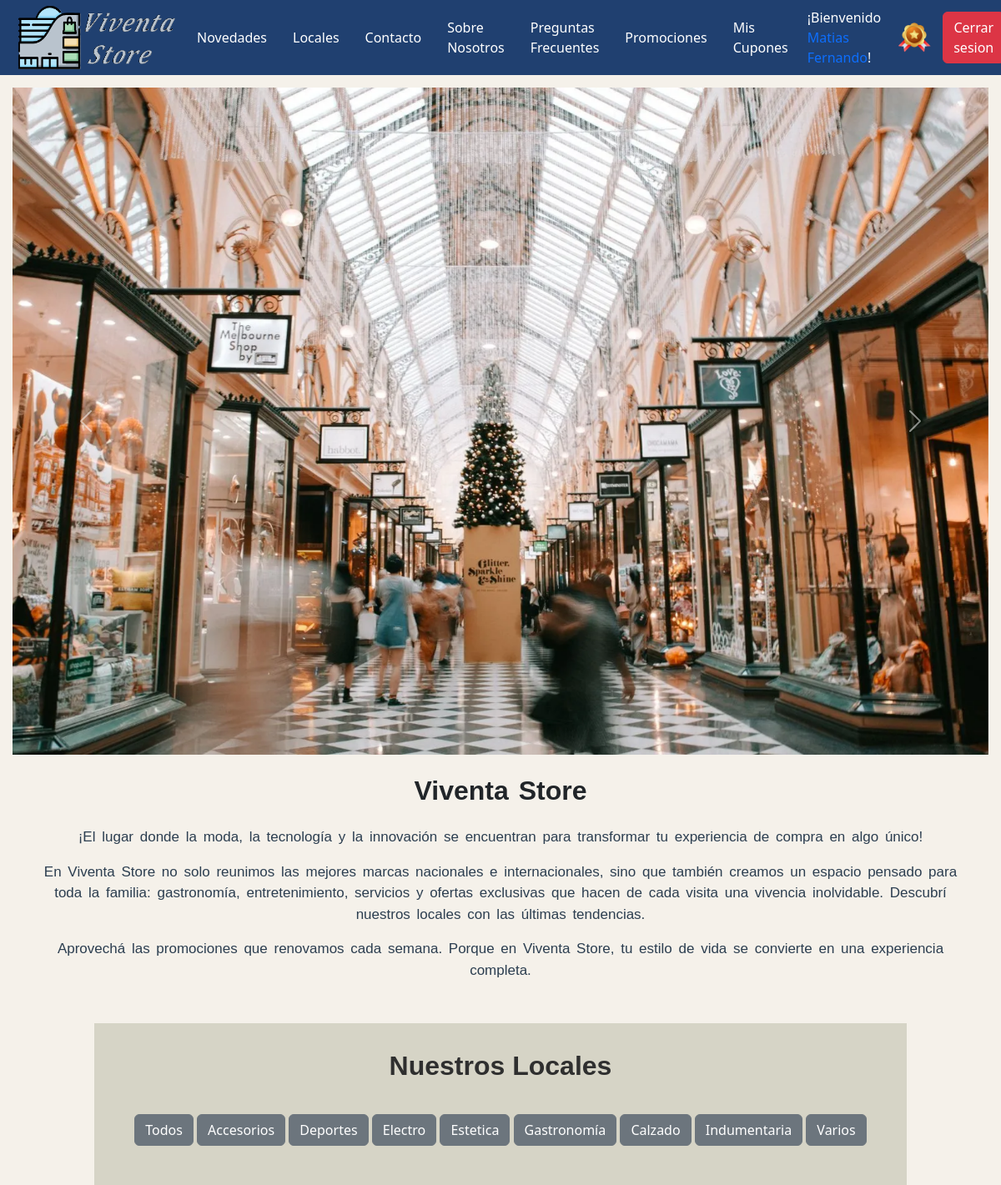
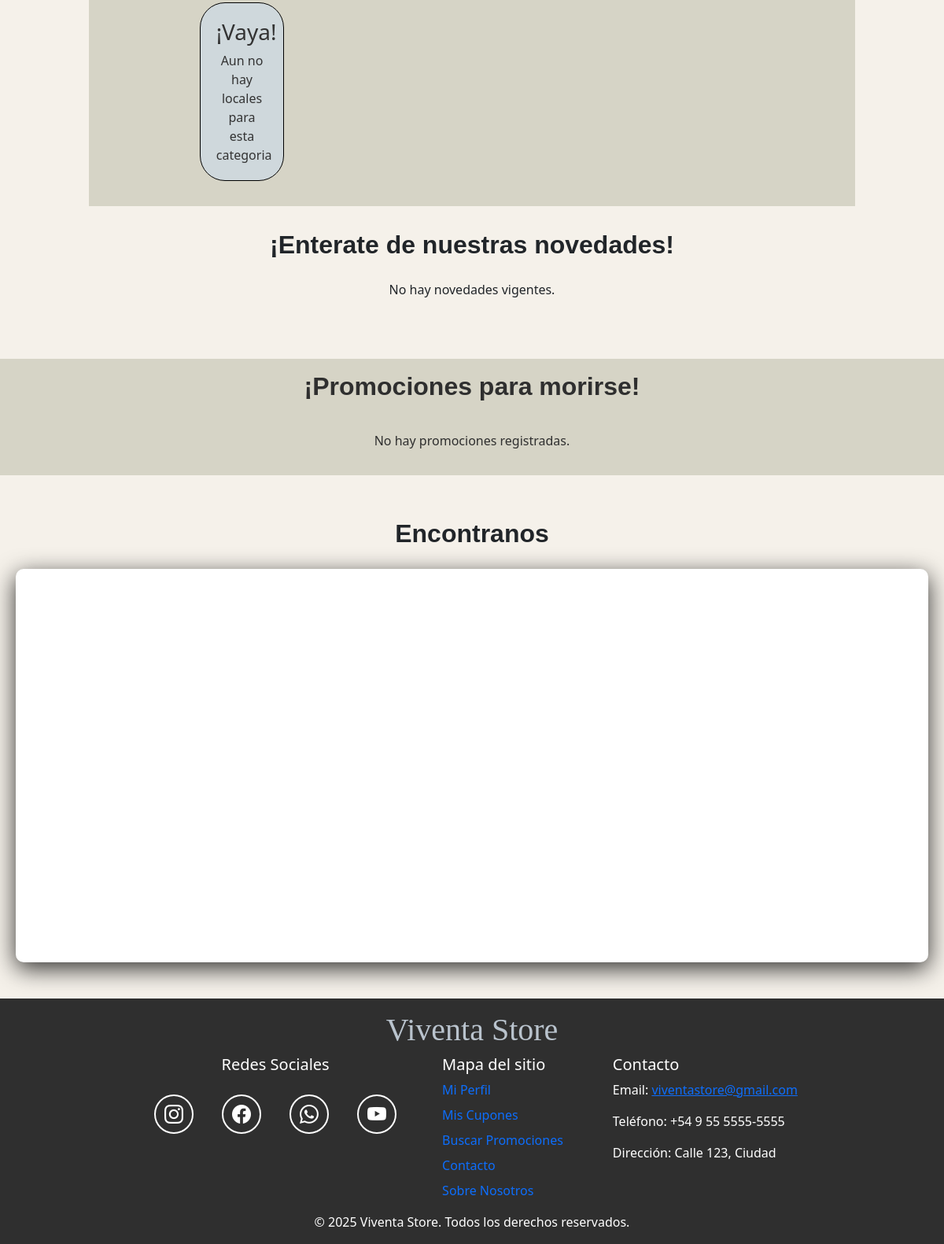
/Principal/Index.php (signed in), run on the app's committed database (2 pictures, top to bottom).
### tables this page shows
CREATE TABLE `usuario` (
  `cod_usuario` int(11) NOT NULL AUTO_INCREMENT,
  `email` varchar(50) NOT NULL,
  `clave` varchar(255) NOT NULL,
  `nombre_usuario` varchar(30) NOT NULL,
  PRIMARY KEY (`cod_usuario`)
);

CREATE TABLE `cliente` (
  `cod_usuario` int(11) NOT NULL,
  `categoria_cliente` varchar(10) NOT NULL,
  `confirmado` tinyint(1) NOT NULL,
  `token_confirmacion` varchar(255) NOT NULL,
  PRIMARY KEY (`cod_usuario`),
  CONSTRAINT `cliente_ibfk_1` FOREIGN KEY (`cod_usuario`) REFERENCES `usuario` (`cod_usuario`) ON DELETE CASCADE ON UPDATE CASCADE
);

### Includes/funciones.php (called while the page is built, shortened)
<?php
function consultaSQL($sql_consulta)
{
    include("conexion.inc");
    $resultados = mysqli_query($link, $sql_consulta);
    return $resultados;
}

### Principal/Index.php (the view, shortened to what this page needs)
<?php
include_once("../Includes/funciones.php");
$folder = "Principal";
$pestaña = "Inicio";
?>
<!DOCTYPE html>
<html lang="es">
<head>
  <?php include("../Includes/head.php"); ?>
</head>
<body>
  <header>
    <?php include("../Includes/header.php"); ?>
  </header>
  <main aria-label="Contenido principal">
    <section class="presentacion" aria-label="Presentación Viventa Store">
      <div id="carouselExampleAutoplaying" class="carousel slide presentacion-carrousel" data-bs-ride="carousel" data-bs-pause="false" aria-label="Carrusel de imágenes de presentación">
        <div class="carousel-inner">
          <div class="carousel-item carousel-item-presentacion active">
            <img src="../Imagenes/Carrusel1.png" class="d-block w-100" alt="Imagen del shopping 1" />
          </div>
        </div>
        <button class="carousel-control-prev" type="button" data-bs-target="#carouselExampleAutoplaying" data-bs-slide="prev" aria-label="Imagen anterior"><span class="carousel-control-prev-icon" aria-hidden="true"></span><span class="visually-hidden">Previous</span></button>
        <button class="carousel-control-next" type="button" data-bs-target="#carouselExampleAutoplaying" data-bs-slide="next" aria-label="Imagen siguiente"><span class="carousel-control-next-icon" aria-hidden="true"></span><span class="visually-hidden">Next</span></button>
      </div>
      <div class="container descripcion-presentacion">
        <h2 class="mb-4 seccion-titulo"><strong>Viventa Store</strong></h2>
        <p class="mb-3">
          ¡El lugar donde la moda, la tecnología y la innovación se encuentran
          para transformar tu experiencia de compra en algo único!
        </p>
        <p class="mb-3">
          En Viventa Store no solo reunimos las mejores marcas nacionales e
          internacionales, sino que también creamos un espacio pensado para
          toda la familia: gastronomía, entretenimiento, servicios y ofertas
          exclusivas que hacen de cada visita una vivencia inolvidable.
          Descubrí nuestros locales con las últimas tendencias.
        </p>
        <p class="mb-3">
          Aprovechá las promociones que renovamos cada semana. Porque en
          Viventa Store, tu estilo de vida se convierte en una experiencia
          completa.
        </p>
      </div>
    </section>
    <section id="locales" class="locales seccion-oscura" aria-label="Locales">
      <h2 class="seccion-titulo"><strong>Nuestros Locales</strong></h2>
      <div class="container categoria-botones text-center">
        <form id="categorias" method="POST" action="filtrarLocales.php" class="d-inline" aria-label="Filtrar locales por categoría">
          <button type="submit" name="categoria" value="Todos" class="btn btn-secondary" aria-label="Ver todos los locales">Todos</button>
          <button type="submit" name="categoria" value="Accesorios" class="btn btn-secondary" aria-label="Ver locales de Accesorios">Accesorios</button>
          <button type="submit" name="categoria" value="Deportes" class="btn btn-secondary" aria-label="Ver locales de Deportes">Deportes</button>
          <button type="submit" name="categoria" value="Electro" class="btn btn-secondary" aria-label="Ver locales de Electro">Electro</button>
          <button type="submit" name="categoria" value="Estetica" class="btn btn-secondary" aria-label="Ver locales de Estética">Estetica</button>
          <button type="submit" name="categoria" value="Gastronomía" class="btn btn-secondary" aria-label="Ver locales de Gastronomía">Gastronomía</button>
          <button type="submit" name="categoria" value="Calzado" class="btn btn-secondary" aria-label="Ver locales de Calzado">Calzado</button>
          <button type="submit" name="categoria" value="Indumentaria" class="btn btn-secondary" aria-label="Ver locales de Indumentaria">Indumentaria</button>
          <button type="submit" name="categoria" value="Varios" class="btn btn-secondary" aria-label="Ver locales de Varios">Varios</button>
        </form>
      </div>
      <div class="container-fluid">
        <div id="locales-iniciales">
          <div class="row row-cols-1 row-cols-md-2 row-cols-lg-3 g-4">
            <?php
            $result =  consultaSQL("SELECT foto_local, nombre_local, rubro_local, ubicacion_local FROM locales");
            if ($result->num_rows > 0):
              while ($row = $result->fetch_assoc()):
                $imagenLocal = $row['foto_local'];
                $nombre_local = $row['nombre_local']; ?>
                <div class="col">
                  <div class="promocion-index">
                    <img src="../<?= $imagenLocal ?>" alt="Imagen de local <?= $nombre_local ?>" />
                    <div class="overlay">
                      <p><?= $nombre_local ?></p>
                    </div>
                  </div>
                </div>
              <?php endwhile; ?>
            <?php else: ?>
              <div class="col-12">
                <div class="notificacion-no-promociones">
                  <h3>¡Vaya!</h3>
                  <p style="margin: 0;">Aun no hay locales para esta categoria</p>
                </div>
              </div>
            <?php endif; ?>
          </div>
        </div>
      </div>
    </section>
    <section id="novedades" class="novedades" aria-label="Novedades">
      <h2 class="seccion-titulo"><strong>¡Enterate de nuestras novedades!</strong></h2>
      <?php
      $novedades = [];
      ?>
      <?php if (!empty($novedades)): ?>
        <div id="carouselExampleIndicators" class="carousel slide shadow-sm" data-bs-ride="carousel">
          <div class="carousel-indicators">
            <?php foreach ($novedades as $index => $novedad): ?>
              <button type="button"
                data-bs-target="#carouselExampleIndicators"
                data-bs-slide-to="<?= $index ?>"
                class="<?= $index === 0 ? 'active' : '' ?>"
                aria-current="<?= $index === 0 ? 'true' : 'false' ?>"
                aria-label="Slide <?= $index + 1 ?>">
              </button>
            <?php endforeach; ?>
          </div>
          <div class="carousel-inner">
            <?php foreach ($novedades as $index => $novedad): ?>
              <div class="carousel-item <?= $index === 0 ? 'active' : '' ?> carousel-item-novedades">
                <img src="../<?= $novedad['foto_novedad'] ?>" class="d-block w-100" alt="Imagen de novedad: <?= htmlspecialchars($novedad['texto_novedad']) ?>" />
              </div>
            <?php endforeach; ?>
          </div>
          <button class="carousel-control-prev" type="button" data-bs-target="#carouselExampleIndicators" data-bs-slide="prev">
            <span class="carousel-control-prev-icon" aria-hidden="true"></span>
            <span class="visually-hidden">Anterior</span>
          </button>
          <button class="carousel-control-next" type="button" data-bs-target="#carouselExampleIndicators" data-bs-slide="next">
            <span class="carousel-control-next-icon" aria-hidden="true"></span>
            <span class="visually-hidden">Siguiente</span>
          </button>
        </div>
      <?php else: ?>
        <p class="text-center mt-3">No hay novedades vigentes.</p>
      <?php endif; ?>
    </section>
    <section id="promociones" class="promociones seccion-oscura" aria-label="Promociones">
      <h2 class="seccion-titulo"><strong>¡Promociones para morirse!</strong></h2>
      <div class="container text-center proyectos-contenedor">
        <div class="row">
          <?php
          if (isset($_SESSION['categoria_cliente'])) {
            $result =  consultaSQL("SELECT texto_promocion, foto_promocion, cod_local FROM promociones where categoria_cliente='{$_SESSION['categoria_cliente']}'");
          } else {
            $result =  consultaSQL("SELECT texto_promocion, foto_promocion, cod_local FROM promociones ");
          }
          $cantidad = 0; ?>
          <?php if ($result->num_rows > 0): ?>
            <?php while ($row = $result->fetch_assoc()):  ?>
              <?php if ($cantidad < 6): ?>
                <?php $texto_promocion = $row['texto_promocion'];
                $foto_promocion = $row['foto_promocion'];
                $cantidad = $cantidad + 1; ?>
                <div class="col-12 col-md-6 col-lg-4 mb-4">
                  <div class="promocion-index">
                    <img alt="Imagen de promoción: <?= $texto_promocion ?>" />
                    <div class="overlay">
                      <p><?= $texto_promocion ?></p>
                    </div>
                  </div>
                </div>
              <?php endif; ?>
            <?php endwhile; ?>
          <?php else: ?>
            <p>No hay promociones registradas.</p>
          <?php endif; ?>
        </div>
      </div>
    </section>
  </main>
  <section class="mapa-google" aria-label="Ubicación en Google Maps">
    <h2 class="seccion-titulo"><strong>Encontranos </strong></h2>
    <div class="mapa-container"><iframe src="https://www.google.com/maps/embed?pb=!1m18!1m12!1m3!1d3593.617347374075!2d-80.263616524057!3d25.750164909080794!2m3!1f0!2f0!3f0!3m2!1i1024!2i768!4f13.1!3m3!1m2!1s0x88d9ba2ed5cfe615%3A0xad638083c8eb0c89!2sViventa%20Miami!5e0!3m2!1ses-419!2sar!4v1750373072030!5m2!1ses-419!2sar" width="100%" height="100%" style="border: 0" allowfullscreen="" loading="lazy" title="Mapa de Viventa Store"></iframe></div>
  </section>
  <footer class="seccion-footer d-flex flex-column justify-content-center align-items-center pt-3">
    <?php include("../Includes/footer.php") ?>
  </footer>
</body>
</html>

### Includes/header.php (shortened to what this page needs)
<?php
include_once("funciones.php");
if (isset($_SESSION['tipo_usuario']) && isset($_SESSION['cod_usuario'])) {
  $tipo_usuario = $_SESSION['tipo_usuario'];
  $estaLogueado = "logueado";
  $cod_usuario = $_SESSION['cod_usuario'];
  $res = consultaSQL("SELECT nombre_usuario FROM usuario WHERE cod_usuario = '$cod_usuario'");
  $row = mysqli_fetch_assoc($res);
  $vnombre_usuario = $row['nombre_usuario'] ?? '';
  if ($_SESSION['tipo_usuario'] == "cliente") {
    $res = consultaSQL("SELECT categoria_cliente FROM cliente WHERE cod_usuario = '$cod_usuario'");
    $row = mysqli_fetch_assoc($res);
    $categoria_cliente = $row['categoria_cliente'] ?? '';
  }
} else {
  $estaLogueado = "noLogueado";
}
if ($folder == "Administrador" or $folder == "Cliente" or $folder == "Dueño" or $folder == "Principal") {
  $rutaSalirCarpeta = "..";
} else {
  $rutaSalirCarpeta = ".";
}
if ($folder == "Administrador") {
  $rutaLogo = "/Administrador/SeccionAdministrador.php";
} elseif ($folder == "Dueño") {
  $rutaLogo = "/Dueño/SeccionDueñoLocal.php";
} else {
  $rutaLogo = "/Principal/Index.php";
}
?>
<nav class="navbar navbar-expand-lg bg-body-tertiary" aria-label="Barra de navegación principal">
  <div class="container-fluid top-bar">
    <a class="navbar-brand" href="<?= $rutaSalirCarpeta ?><?= $rutaLogo ?>">
      <img class="logo" src="<?= $rutaSalirCarpeta ?>/Imagenes/Logo-titulo.png" alt="Logo Viventa Store" />
    </a>
    <div class="collapse navbar-collapse flex-direction-row justify-content-end colapsado" id="navbarNav">
      <ul class="navbar-nav" aria-label="Opciones de navegación">
        <?php if ($folder == "Principal" || $folder == "Cliente"): ?>
          <li class="nav-item">
            <a class="nav-link" aria-current="page" href="<?= $rutaSalirCarpeta ?>/Principal/Index.php#novedades">
              <p>Novedades</p>
            </a>
          </li>
          <li class="nav-item">
            <a class="nav-link" aria-current="page" href="<?= $rutaSalirCarpeta ?>/Principal/Index.php#locales">
              <p>Locales</p>
            </a>
          </li>
          <li class="nav-item">
            <a class="nav-link <?= ($pestaña == 'Contacto') ? 'active' : '' ?>" aria-current="page" href="<?= $rutaSalirCarpeta ?>/Principal/Contacto.php">
              <p>Contacto</p>
            </a>
          </li>
          <li class="nav-item">
            <a class="nav-link <?= ($pestaña == 'Sobre Nosotros') ? 'active' : '' ?>" href="<?= $rutaSalirCarpeta ?>/Principal/SobreNosotros.php">
              <p>Sobre Nosotros</p>
            </a>
          </li>
          <li class="nav-item">
            <a class="nav-link <?= ($pestaña == 'Preguntas Frecuentes') ? 'active' : '' ?>" href="<?= $rutaSalirCarpeta ?>/Principal/PreguntasFrecuentes.php">
              <p>Preguntas Frecuentes</p>
            </a>
          </li>
          <li class="nav-item">
            <a class="nav-link <?= ($pestaña == 'Buscar Promociones') ? 'active' : '' ?>" aria-current="page" href="<?= $rutaSalirCarpeta ?>/Cliente/BuscarPromociones.php">
              <p>Promociones</p>
            </a>
          </li>
        <?php endif; ?>
        <?php if ($estaLogueado == "logueado"): ?>
          <?php if ($tipo_usuario == "cliente"): ?>
            <li class="nav-item">
              <a class="nav-link <?= ($pestaña == 'Mis Cupones') ? 'active' : '' ?>" aria-current="page" href="<?= $rutaSalirCarpeta ?>/Cliente/MisCupones.php">
                <p>Mis Cupones</p>
              </a>
            </li>
            <li class="nav-item">
              <p style="color:white; margin-right:1rem;">¡Bienvenido <a style="margin: 0;" href="<?= $rutaSalirCarpeta ?>/Cliente/MiPerfil.php"><?= $vnombre_usuario ?></a>!</p>
            </li>
            <li class="nav-item">
              <img style="" class="imagen_categoria_cliente" src="<?= $rutaSalirCarpeta ?>/Imagenes/categoria-<?= $categoria_cliente ?>.png" alt="Categoría cliente <?= $categoria_cliente ?>">
            </li>
          <?php else: ?>
            <li class="nav-item">
              <p style="color:white">¡Bienvenido <b><?= $vnombre_usuario ?></b>!</p>
            </li>
          <?php endif; ?>
          <li class="nav-item">
            <button type="button" style="margin-left: 10px;" class="btn btn-danger" data-bs-toggle="modal" data-bs-target="#cerrar-sesion">Cerrar sesion</button>
          </li>
        <?php endif; ?>
      </ul>
    </div>
  </div>
</nav>

### data on the page
usuario: nombre_usuario "Matias Fernando"
cliente: categoria_cliente (picture)

### other printed values
$item "Mi Perfil"
$item "Mis Cupones"
$item "Buscar Promociones"
$item "Contacto"
$item "Sobre Nosotros"
